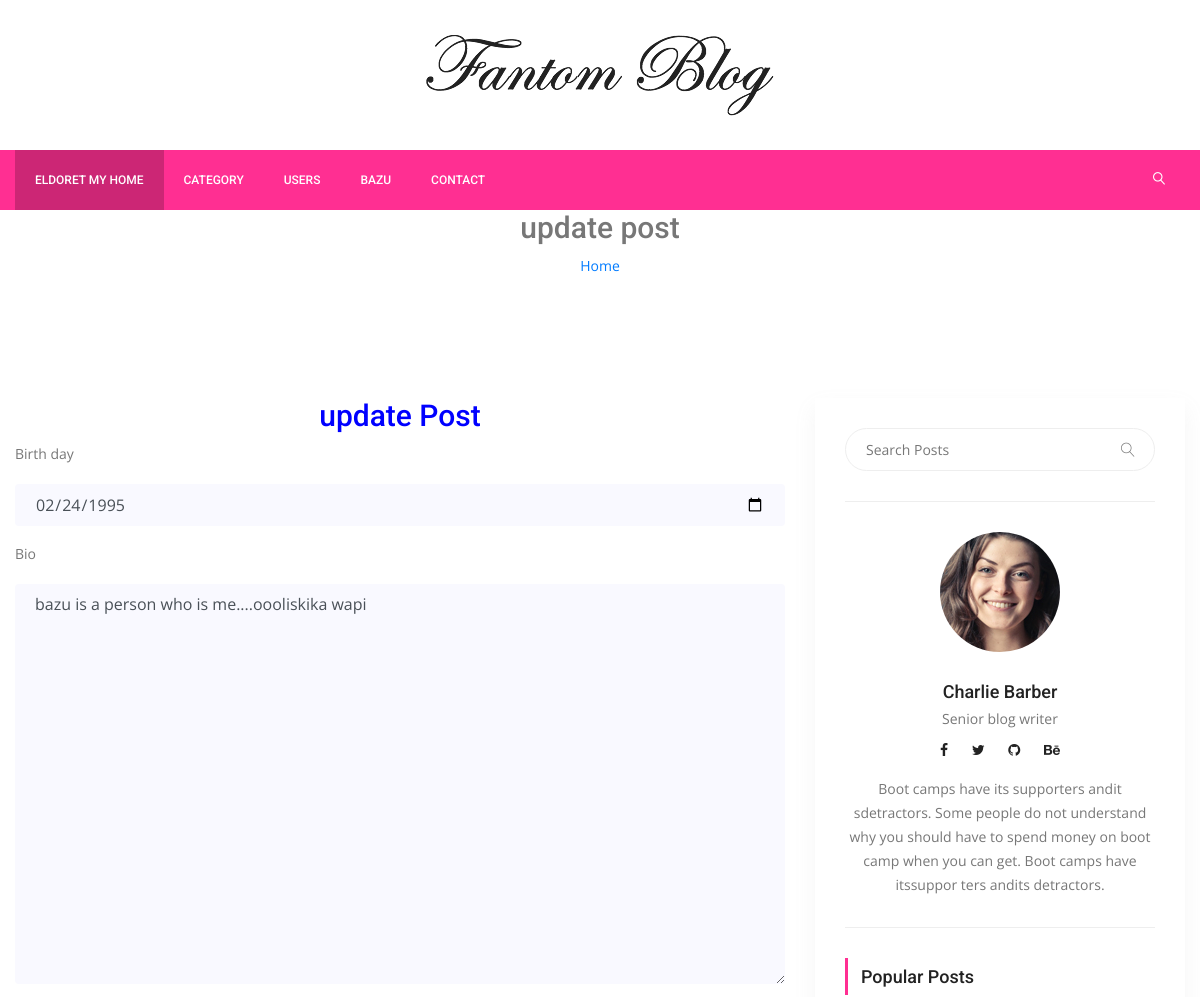
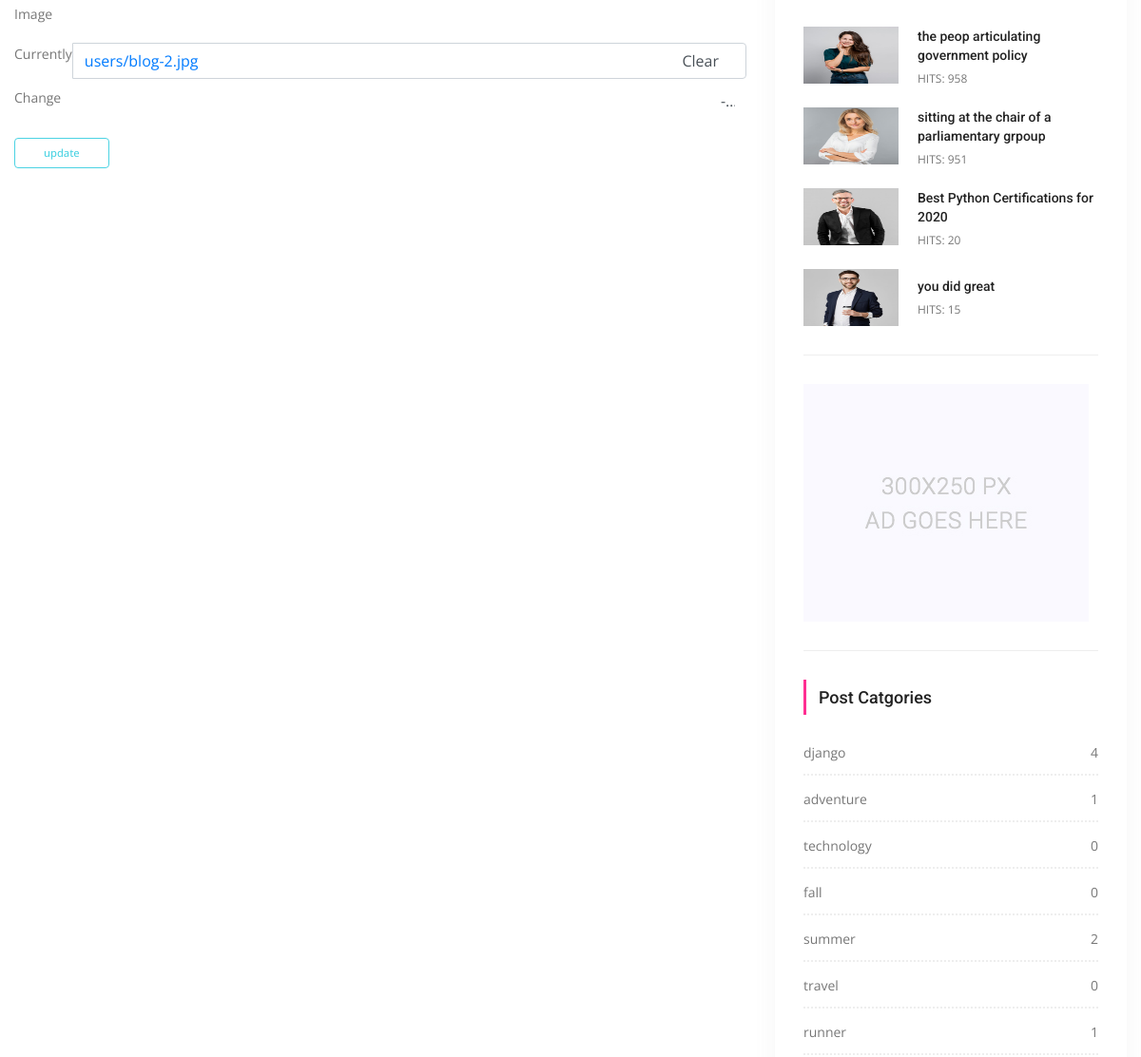
Before: /users/update-profile/bazu/ (signed in, upper part) with the older database file (2 pictures, top to bottom).
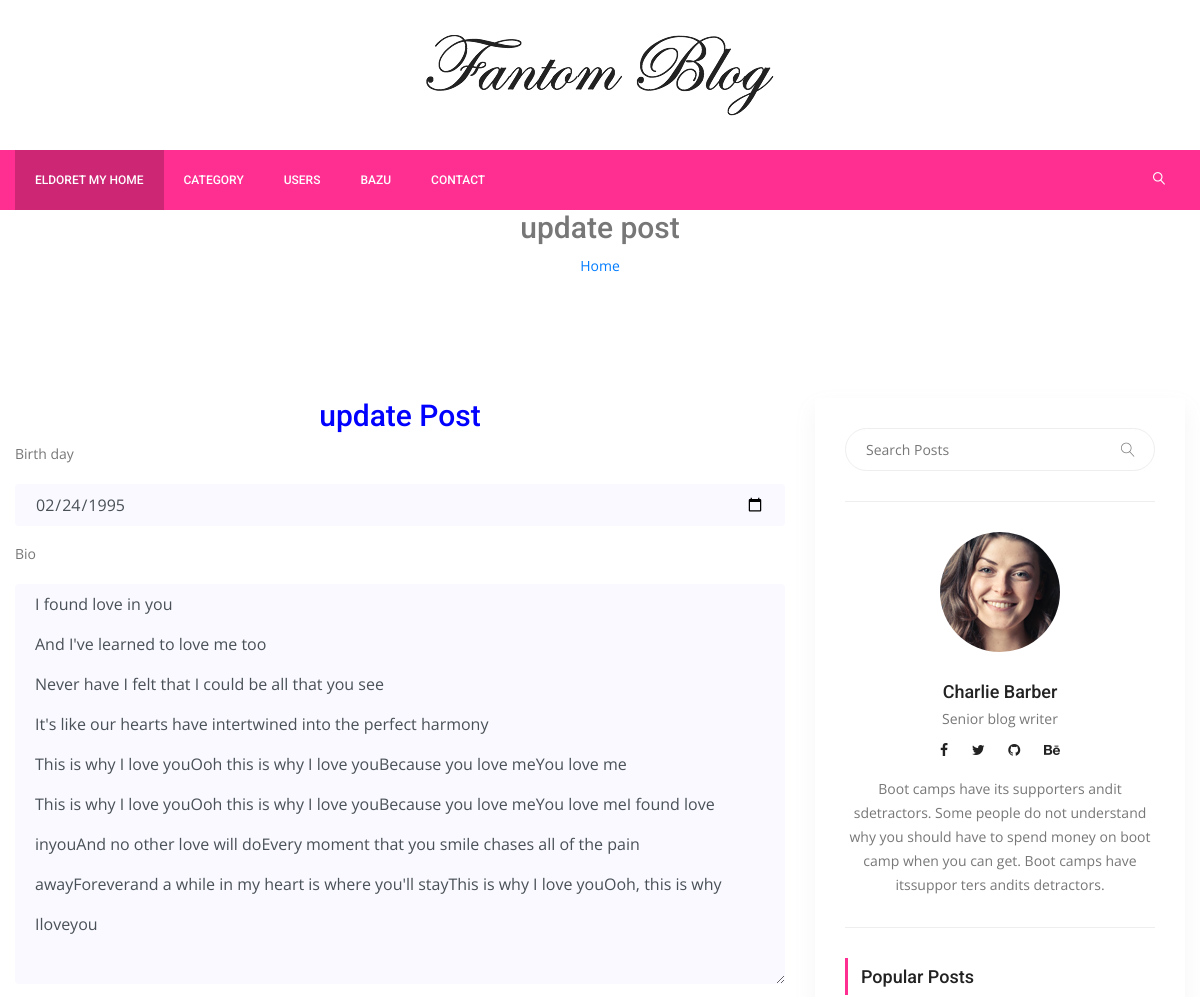
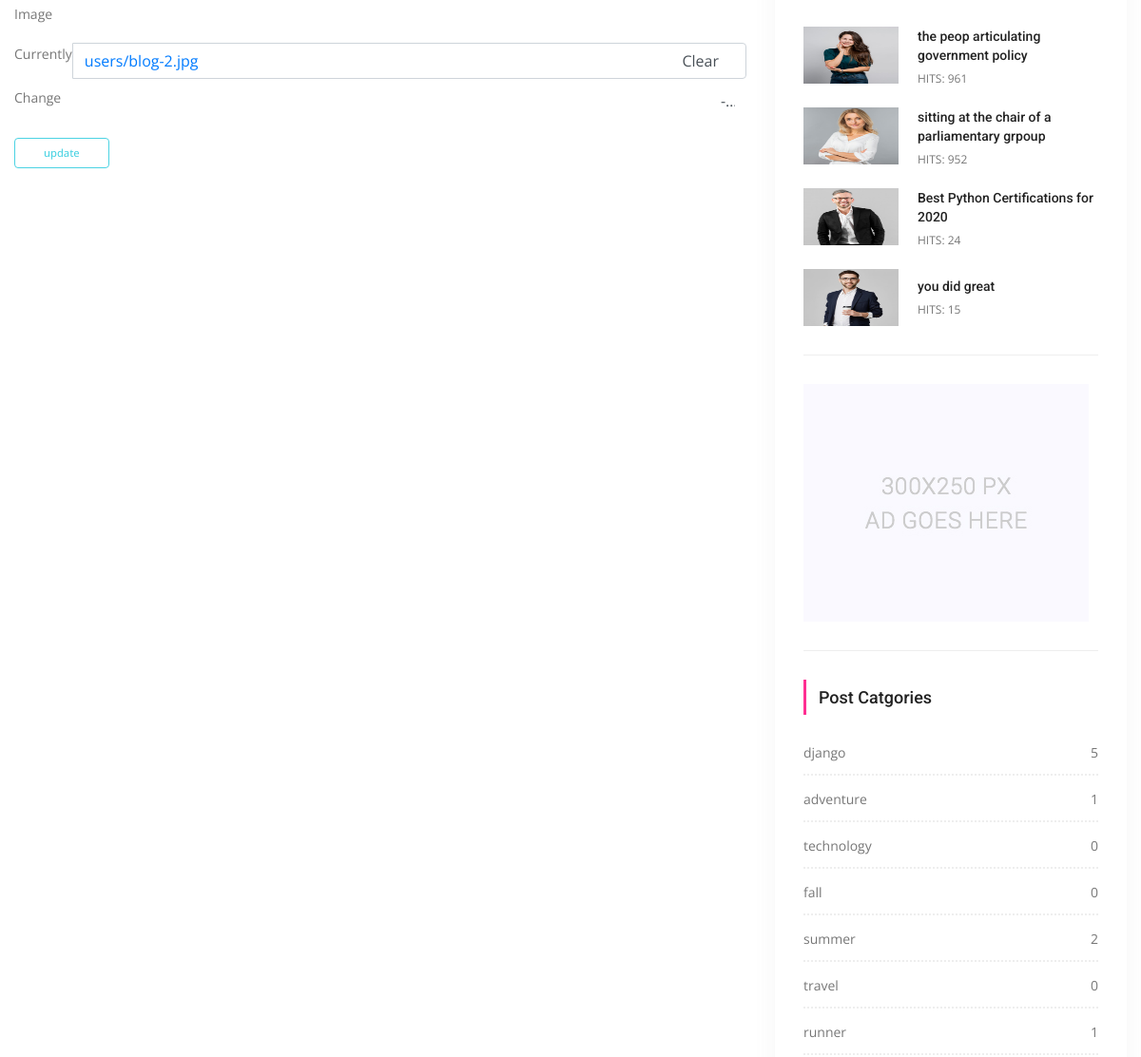
After: the same page with the newer database file (2 pictures, top to bottom).
### users/models.py (models this page shows, shortened)
class UserProfile(models.Model):
    user = models.OneToOneField(settings.AUTH_USER_MODEL,on_delete=models.CASCADE)
    birth_day = models.DateField(null=True,blank=True)
    bio = models.TextField(max_length=1000,blank= True)
    image = models.ImageField(blank=True,null=True,default='users/author.png',upload_to='users')
    slug = models.SlugField(editable=False)

### posts/models.py (models this page shows, shortened)
class Post(models.Model):
    title = models.CharField(max_length=150)
    content = models.TextField()
    publishing_date = models.DateTimeField(auto_now=True)
    image = models.ImageField(blank=True, null=True, upload_to='uploads/')
    user = models.ForeignKey(settings.AUTH_USER_MODEL, on_delete=models.CASCADE)
    slug = models.SlugField(default="slug", editable=False)
    category = models.ForeignKey(Category, on_delete=models.CASCADE, default=1, related_name="posts")
    tag = models.ManyToManyField(Tag, related_name="posts", blank=True)
    slider_post = models.BooleanField(default=False)
    hit = models.PositiveIntegerField(default=0)

class Category(models.Model):
    title = models.CharField(max_length=150)
    slug = models.SlugField(editable=False)
    def post_count(self):
        return self.posts.all().count()

### users/views.py (the view, shortened to what this page needs)
# urls.py: path('update-profile/<slug:slug>/', UserProfileUpdateView.as_view(), name="update_profile"),
@method_decorator(login_required(login_url='/users/login'),name="dispatch")
class UserProfileUpdateView(SuccessMessageMixin,UpdateView):
    model = UserProfile
    template_name = 'users/profile-update.html'
    form_class = UserProfileForm
    success_message = "Your Profile Has Been Updated!!!"
    def get(self, request, *args, **kwargs):
        self.object = self.get_object()
        if self.object.user != request.user:
            return HttpResponseRedirect('/')
        return super(UserProfileUpdateView, self).get(request,*args,*kwargs)

### users/forms.py
class UserProfileForm(forms.ModelForm):
    def __init__(self,*args,**kwargs):
        super(UserProfileForm, self).__init__(*args,**kwargs)
        self.helper = FormHelper()
        self.helper.form_method = 'post'
        self.helper.field_class = 'mt-10'
        self.helper.layout = Layout(
            Field("birth_day",css_class="single-input"),
            Field("bio", css_class="single-input"),
            Field("image", css_class="single-input")
        )
        self.helper.add_input(Submit('submit','update',css_class="genric-btn success-border medium"))
    class Meta:
        model = UserProfile
        fields = ('birth_day','bio','image')
        widgets = {
            'birth_day':forms.DateInput(attrs={'type':'date'})
        }

### posts/models.py (called while the page is built)
    def __str__(self):
        return self.title

### posts/templatetags/custom_tags.py (called while the page is built)
@register.simple_tag(name="categories")
def all_categories():
    return Category.objects.all()

@register.simple_tag(name="tags")
def all_tags():
    return Tag.objects.all()

@register.simple_tag(name="hit_posts")
def hit_posts():
    return Post.objects.order_by('-hit')[:4]

### templates/users/profile-update.html (shortened to what this page needs)
{% extends 'base.html'%}
{% load static %}
{% load crispy_forms_tags %}
{% block content %}
        <section class="banu Area =====nner_area">
            <div class="banner_inner d-flex align-items-center">
				<div class="container">
					<div class="banner_content text-center">
						<h2>update post</h2>
						<div class="page_link">
							<a href="{% url 'index' %}">Home</a>
						</div>
					</div>
				</div>
            </div>
        </section>
        <section class="blog_area p_120">
            <div class="container">
                <div class="row">
                    <div class="col-lg-8">
						<h2 style="text-align:center;color:blue"> update Post </h2>
                        <div class="blog_left_sidebar">
							{% crispy form %}
						</div>
                    </div>
                    {% include 'right_side.html'%}
                </div>
            </div>
        </section>
        {% endblock%}

### templates/right_side.html (shortened to what this page needs)
{% load static %}
{% load custom_tags %}
<div class="col-lg-4">
                        <div class="blog_right_sidebar">
                            <aside class="single_sidebar_widget search_widget">
                                <form action="{% url 'search' %}" method="get">
                                <div class="input-group">
                                    <input type="text" class="form-control" placeholder="Search Posts" name="q">
                                    <span class="input-group-btn">
                                        <button class="btn btn-default" type="button"><i class="lnr lnr-magnifier"></i></button>
                                    </span>
                                </div>
                                    </form>
                                <div class="br">
                                </div>
                            </aside>
                            <aside class="single_sidebar_widget author_widget">
                                <img class="author_img rounded-circle" src="{% static "img/blog/author.png" %}" alt="">
                                <h4>Charlie Barber</h4>
                                <p>Senior blog writer</p>
                                <div class="social_icon">
                                    <a href="#"><i class="fa fa-facebook"></i></a>
                                    <a href="#"><i class="fa fa-twitter"></i></a>
                                    <a href="#"><i class="fa fa-github"></i></a>
                                    <a href="#"><i class="fa fa-behance"></i></a>
                                </div>
                                <p>Boot camps have its supporters andit sdetractors. Some people do not understand why you should have to spend money on boot camp when you can get. Boot camps have itssuppor ters andits detractors.</p>
                                <div class="br"></div>
                            </aside>
                            <aside class="single_sidebar_widget popular_post_widget">
                                <h3 class="widget_title">Popular Posts</h3>
                                {% hit_posts as posts %}
                                {% for post in posts %}
                                <div class="media post_item">
                                    <img src="{{ post.image.url }}" alt="post" style="width:100px;height:60px">
                                    <div class="media-body">
                                        <a href="{% url 'detail' post.pk post.slug %}"><h3>{{ post.title }}</h3></a>
                                        <p>HITS: {{ post.hit }}</p>
                                    </div>
                                </div>
                                {% endfor %}
                                <div class="br"></div>
                            </aside>
                            <aside class="single_sidebar_widget">
                                <a href="#"><img class="img-fluid" src="{% static "img/blog/add.jpg" %}" alt=""></a>
                                <div class="br"></div>
                            </aside>
                            <aside class="single_sidebar_widget post_category_widget">
                                <h4 class="widget_title">Post Catgories</h4>
                                <ul class="list cat-list">
                                    {% categories as categories%}
                                    {% for category in categories %}
                                    <li>
                                        <a href="{% url 'category_detail' pk=category.id slug=category.slug %}" class="d-flex justify-content-between">
                                            <p>{{ category.title }}</p>
                                            <p>{{ category.post_count }}</p>
                                        </a>
                                    </li>
                                    {% endfor %}
                                </ul>
                            </aside>
                        </div>
                    </div>

Changed rows visible on the page:
changed UserProfile: bio "bazu is a person who is me....oooliskika wapi" → "I found love in you And I've learned to love me too Never have I felt that I could be all that you see It's like our hearts have intertwined into the perfect harmony This is why I love youOoh this is why I love youBecause you love meYou love me This is why I love youOoh this is why I love youBecause you love meYou love meI found love inyouAnd no other love will doEvery moment that you smile chases all of the pain awayForeverand a while in my heart is where you'll stayThis is why I love youOoh, this is why Iloveyou"
changed Post "the peop articulating government policy": hit "958" → "961"
changed Post "sitting at the chair of a parliamentary grpoup": hit "951" → "952"
changed Post "Best Python Certifications for 2020": hit "20" → "24"
computed for Category "django": post_count "4" → "5"
